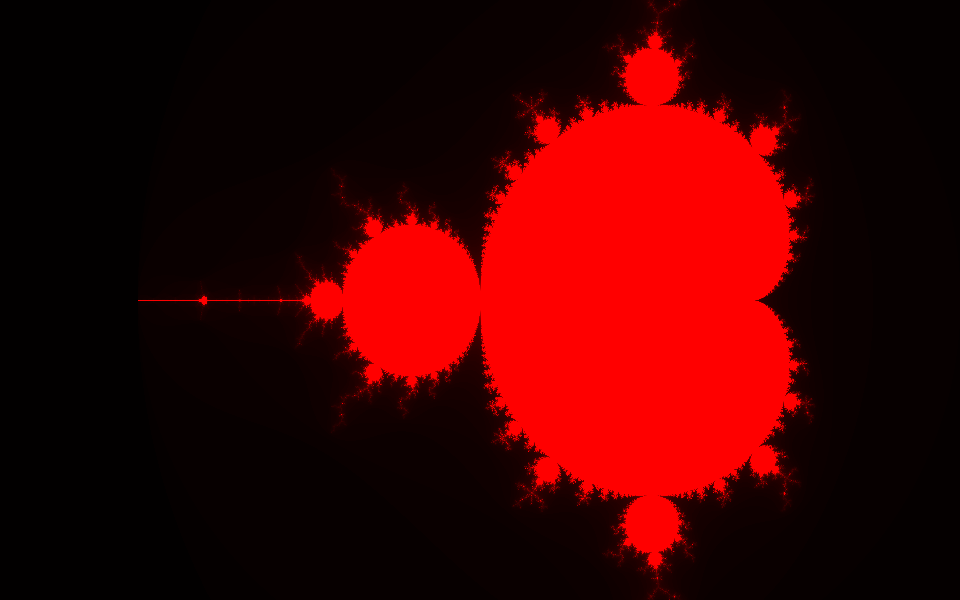

Python code for this plot:
# %%
# Calculate the mandelbrot set

ITERATIONS_PER_PIXEL = 100

WIDTH = int(1920 / 2)
HEIGHT = int(1200 / 2)

palette = [(255 / ITERATIONS_PER_PIXEL * x, 0, 0) for x in range(ITERATIONS_PER_PIXEL)]

import numpy as np

image = np.zeros((HEIGHT, WIDTH, 3), dtype=np.uint8)

for i in range(WIDTH):
    for ii in range(HEIGHT):
        x0 = (3.5 / WIDTH) * int(i) - 2.5
        y0 = (2 / HEIGHT) * int(ii) - 1

        iteration = 0

        x = 0
        y = 0

        while iteration < ITERATIONS_PER_PIXEL and x*x + y*y <= 2*2:
            xTemp = x*x - y*y + x0
            y = 2*x*y + y0
            x = xTemp
            iteration += 1

        if len(palette)-1 < iteration:
            color = (255, 0, 0)
        else:
            color = palette[iteration]
        image[ii, i] = color

from PIL import Image
im = Image.fromarray(image, mode="RGB")
im.show()
im.save("mandelbrot.png")

# %%
